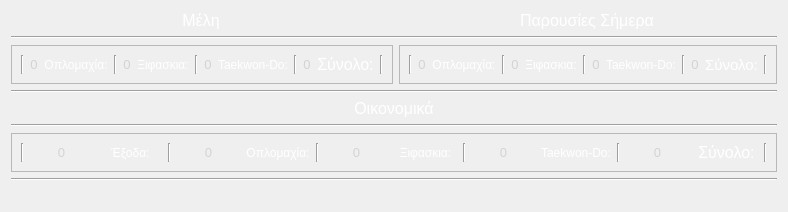
     <widget class="QWidget" name="home_page">
      <layout class="QGridLayout" name="gridLayout_3">
       <item row="0" column="0">
        <layout class="QVBoxLayout" name="verticalLayout_4">
         <item>
          <layout class="QHBoxLayout" name="horizontalLayout_12">
           <item>
            <widget class="QLabel" name="title_members_lb">
             <property name="sizePolicy">
              <sizepolicy hsizetype="Preferred" vsizetype="Maximum">
               <horstretch>0</horstretch>
               <verstretch>0</verstretch>
              </sizepolicy>
             </property>
             <property name="font">
              <font>
               <pointsize>12</pointsize>
              </font>
             </property>
             <property name="styleSheet">
              <string notr="true">color: rgb(255, 255, 255);</string>
             </property>
             <property name="text">
              <string>Μέλη</string>
             </property>
             <property name="alignment">
              <set>Qt::AlignCenter</set>
             </property>
            </widget>
           </item>
           <item>
            <widget class="QLabel" name="title_present_lb">
             <property name="font">
              <font>
               <pointsize>12</pointsize>
              </font>
             </property>
             <property name="styleSheet">
              <string notr="true">color: rgb(255, 255, 255);</string>
             </property>
             <property name="text">
              <string>Παρουσίες Σήμερα</string>
             </property>
             <property name="alignment">
              <set>Qt::AlignCenter</set>
             </property>
            </widget>
           </item>
          </layout>
         </item>
         <item>
          <widget class="Line" name="linetop_row1">
           <property name="orientation">
            <enum>Qt::Horizontal</enum>
           </property>
          </widget>
         </item>
         <item>
          <layout class="QHBoxLayout" name="horizontalLayout_13">
           <item>
            <widget class="QFrame" name="home_row1_col1_memb">
             <property name="frameShape">
              <enum>QFrame::StyledPanel</enum>
             </property>
             <property name="frameShadow">
              <enum>QFrame::Raised</enum>
             </property>
             <layout class="QHBoxLayout" name="horizontalLayout_3">
              <item>
               <widget class="Line" name="line_4">
                <property name="orientation">
                 <enum>Qt::Vertical</enum>
                </property>
               </widget>
              </item>
              <item>
               <widget class="QLabel" name="sum_oplo">
                <property name="sizePolicy">
                 <sizepolicy hsizetype="Preferred" vsizetype="Maximum">
                  <horstretch>0</horstretch>
                  <verstretch>0</verstretch>
                 </sizepolicy>
                </property>
                <property name="font">
                 <font>
                  <pointsize>10</pointsize>
                 </font>
                </property>
                <property name="styleSheet">
                 <string notr="true">background-color: &quot;#2c3531&quot;;
color: rgb(211, 211, 211);</string>
                </property>
                <property name="text">
                 <string>0</string>
                </property>
                <property name="scaledContents">
                 <bool>false</bool>
                </property>
                <property name="alignment">
                 <set>Qt::AlignCenter</set>
                </property>
               </widget>
              </item>
              <item>
               <widget class="QLabel" name="sum_members_lb_4">
                <property name="styleSheet">
                 <string notr="true">color: rgb(255, 255, 255);</string>
                </property>
                <property name="text">
                 <string>Οπλομαχία:</string>
                </property>
                <property name="alignment">
                 <set>Qt::AlignCenter</set>
                </property>
               </widget>
              </item>
              <item>
               <widget class="Line" name="line_3">
                <property name="orientation">
                 <enum>Qt::Vertical</enum>
                </property>
               </widget>
              </item>
              <item>
               <widget class="QLabel" name="sum_fencing">
                <property name="sizePolicy">
                 <sizepolicy hsizetype="Preferred" vsizetype="Maximum">
                  <horstretch>0</horstretch>
                  <verstretch>0</verstretch>
                 </sizepolicy>
                </property>
                <property name="font">
                 <font>
                  <pointsize>10</pointsize>
                 </font>
                </property>
                <property name="styleSheet">
                 <string notr="true">background-color: &quot;#2c3531&quot;;
color: rgb(211, 211, 211);</string>
                </property>
                <property name="text">
                 <string>0</string>
                </property>
                <property name="scaledContents">
                 <bool>false</bool>
                </property>
                <property name="alignment">
                 <set>Qt::AlignCenter</set>
                </property>
               </widget>
              </item>
              <item>
               <widget class="QLabel" name="sum_members_lb_3">
                <property name="styleSheet">
                 <string notr="true">color: rgb(255, 255, 255);</string>
                </property>
                <property name="text">
                 <string>Ξιφασκια:</string>
                </property>
                <property name="alignment">
                 <set>Qt::AlignCenter</set>
                </property>
               </widget>
              </item>
              <item>
               <widget class="Line" name="line_2">
                <property name="orientation">
                 <enum>Qt::Vertical</enum>
                </property>
               </widget>
              </item>
              <item>
               <widget class="QLabel" name="sum_tkd">
                <property name="sizePolicy">
                 <sizepolicy hsizetype="Preferred" vsizetype="Maximum">
                  <horstretch>0</horstretch>
                  <verstretch>0</verstretch>
                 </sizepolicy>
                </property>
                <property name="font">
                 <font>
                  <pointsize>10</pointsize>
                 </font>
                </property>
                <property name="styleSheet">
                 <string notr="true">background-color: &quot;#2c3531&quot;;
color: rgb(211, 211, 211);</string>
                </property>
                <property name="text">
                 <string>0</string>
                </property>
                <property name="scaledContents">
                 <bool>false</bool>
                </property>
                <property name="alignment">
                 <set>Qt::AlignCenter</set>
                </property>
               </widget>
              </item>
              <item>
               <widget class="QLabel" name="sum_members_lb_2">
                <property name="styleSheet">
                 <string notr="true">color: rgb(255, 255, 255);</string>
                </property>
                <property name="text">
                 <string>Taekwon-Do:</string>
                </property>
                <property name="alignment">
                 <set>Qt::AlignCenter</set>
                </property>
               </widget>
              </item>
              <item>
               <widget class="Line" name="line">
                <property name="frameShadow">
                 <enum>QFrame::Sunken</enum>
                </property>
                <property name="orientation">
                 <enum>Qt::Vertical</enum>
                </property>
               </widget>
              </item>
              <item alignment="Qt::AlignVCenter">
               <widget class="QLabel" name="sum_members">
                <property name="font">
                 <font>
                  <pointsize>10</pointsize>
                 </font>
                </property>
                <property name="styleSheet">
                 <string notr="true">background-color: &quot;#2c3531&quot;;
color: rgb(211, 211, 211);</string>
                </property>
                <property name="text">
                 <string>0</string>
                </property>
                <property name="scaledContents">
                 <bool>false</bool>
                </property>
                <property name="alignment">
                 <set>Qt::AlignCenter</set>
                </property>
               </widget>
              </item>
              <item>
               <widget class="QLabel" name="sum_members_lb">
                <property name="font">
                 <font>
                  <pointsize>12</pointsize>
                 </font>
                </property>
                <property name="styleSheet">
                 <string notr="true">color: rgb(255, 255, 255);</string>
                </property>
                <property name="text">
                 <string>Σύνολο:</string>
                </property>
                <property name="alignment">
                 <set>Qt::AlignCenter</set>
                </property>
               </widget>
              </item>
              <item>
               <widget class="Line" name="line_7">
                <property name="orientation">
                 <enum>Qt::Vertical</enum>
                </property>
               </widget>
              </item>
             </layout>
            </widget>
           </item>
           <item>
            <widget class="QFrame" name="home_row1_col2_pre">
             <property name="frameShape">
              <enum>QFrame::StyledPanel</enum>
             </property>
             <property name="frameShadow">
              <enum>QFrame::Raised</enum>
             </property>
             <layout class="QHBoxLayout" name="horizontalLayout_4">
              <item>
               <widget class="Line" name="line_9">
                <property name="orientation">
                 <enum>Qt::Vertical</enum>
                </property>
               </widget>
              </item>
              <item>
               <widget class="QLabel" name="sum_oplo_pre">
                <property name="sizePolicy">
                 <sizepolicy hsizetype="Preferred" vsizetype="Maximum">
                  <horstretch>0</horstretch>
                  <verstretch>0</verstretch>
                 </sizepolicy>
                </property>
                <property name="font">
                 <font>
                  <pointsize>10</pointsize>
                 </font>
                </property>
                <property name="styleSheet">
                 <string notr="true">background-color: &quot;#2c3531&quot;;
color: rgb(211, 211, 211);</string>
                </property>
                <property name="text">
                 <string>0</string>
                </property>
                <property name="scaledContents">
                 <bool>false</bool>
                </property>
                <property name="alignment">
                 <set>Qt::AlignCenter</set>
                </property>
               </widget>
              </item>
              <item>
               <widget class="QLabel" name="oplo_pres_lb">
                <property name="styleSheet">
                 <string notr="true">color: rgb(255, 255, 255);</string>
                </property>
                <property name="text">
                 <string>Οπλομαχία:</string>
                </property>
                <property name="alignment">
                 <set>Qt::AlignCenter</set>
                </property>
               </widget>
              </item>
              <item>
               <widget class="Line" name="line_10">
                <property name="orientation">
                 <enum>Qt::Vertical</enum>
                </property>
               </widget>
              </item>
              <item>
               <widget class="QLabel" name="sum_fencing_pre">
                <property name="sizePolicy">
                 <sizepolicy hsizetype="Preferred" vsizetype="Maximum">
                  <horstretch>0</horstretch>
                  <verstretch>0</verstretch>
                 </sizepolicy>
                </property>
                <property name="font">
                 <font>
                  <pointsize>10</pointsize>
                 </font>
                </property>
                <property name="styleSheet">
                 <string notr="true">background-color: &quot;#2c3531&quot;;
color: rgb(211, 211, 211);</string>
                </property>
                <property name="text">
                 <string>0</string>
                </property>
                <property name="scaledContents">
                 <bool>false</bool>
                </property>
                <property name="alignment">
                 <set>Qt::AlignCenter</set>
                </property>
               </widget>
              </item>
              <item>
               <widget class="QLabel" name="fencing_pres_lb">
                <property name="styleSheet">
                 <string notr="true">color: rgb(255, 255, 255);</string>
                </property>
                <property name="text">
                 <string>Ξιφασκια:</string>
                </property>
                <property name="alignment">
                 <set>Qt::AlignCenter</set>
                </property>
               </widget>
              </item>
              <item>
               <widget class="Line" name="line_11">
                <property name="orientation">
                 <enum>Qt::Vertical</enum>
                </property>
               </widget>
              </item>
              <item>
               <widget class="QLabel" name="sum_tkd_pre">
                <property name="sizePolicy">
                 <sizepolicy hsizetype="Preferred" vsizetype="Maximum">
                  <horstretch>0</horstretch>
                  <verstretch>0</verstretch>
                 </sizepolicy>
                </property>
                <property name="font">
                 <font>
                  <pointsize>10</pointsize>
                 </font>
                </property>
                <property name="styleSheet">
                 <string notr="true">background-color: &quot;#2c3531&quot;;
color: rgb(211, 211, 211);</string>
                </property>
                <property name="text">
                 <string>0</string>
                </property>
                <property name="scaledContents">
                 <bool>false</bool>
                </property>
                <property name="alignment">
                 <set>Qt::AlignCenter</set>
                </property>
               </widget>
              </item>
              <item>
               <widget class="QLabel" name="tae_pre_lb">
                <property name="styleSheet">
                 <string notr="true">color: rgb(255, 255, 255);</string>
                </property>
                <property name="text">
                 <string>Taekwon-Do:</string>
                </property>
                <property name="alignment">
                 <set>Qt::AlignCenter</set>
                </property>
               </widget>
              </item>
              <item>
               <widget class="Line" name="line_12">
                <property name="frameShadow">
                 <enum>QFrame::Sunken</enum>
                </property>
                <property name="orientation">
                 <enum>Qt::Vertical</enum>
                </property>
               </widget>
              </item>
              <item alignment="Qt::AlignVCenter">
               <widget class="QLabel" name="sum_pres">
                <property name="font">
                 <font>
                  <pointsize>10</pointsize>
                 </font>
                </property>
                <property name="styleSheet">
                 <string notr="true">background-color: &quot;#2c3531&quot;;
color: rgb(211, 211, 211);</string>
                </property>
                <property name="text">
                 <string>0</string>
                </property>
                <property name="scaledContents">
                 <bool>false</bool>
                </property>
                <property name="alignment">
                 <set>Qt::AlignCenter</set>
                </property>
               </widget>
              </item>
              <item>
               <widget class="QLabel" name="sum_pres_lb">
                <property name="font">
                 <font>
                  <pointsize>11</pointsize>
                 </font>
                </property>
                <property name="styleSheet">
                 <string notr="true">color: rgb(255, 255, 255);</string>
                </property>
                <property name="text">
                 <string>Σύνολο:</string>
                </property>
                <property name="alignment">
                 <set>Qt::AlignCenter</set>
                </property>
               </widget>
              </item>
              <item>
               <widget class="Line" name="line_13">
                <property name="orientation">
                 <enum>Qt::Vertical</enum>
                </property>
               </widget>
              </item>
             </layout>
            </widget>
           </item>
          </layout>
         </item>
         <item>
          <widget class="Line" name="linebot_row1">
           <property name="orientation">
            <enum>Qt::Horizontal</enum>
           </property>
          </widget>
         </item>
         <item>
          <layout class="QVBoxLayout" name="verticalLayout_3">
           <item>
            <widget class="QLabel" name="title_eco_lb">
             <property name="font">
              <font>
               <pointsize>12</pointsize>
              </font>
             </property>
             <property name="styleSheet">
              <string notr="true">color: rgb(255, 255, 255);</string>
             </property>
             <property name="text">
              <string>Οικονομικά</string>
             </property>
             <property name="alignment">
              <set>Qt::AlignCenter</set>
             </property>
            </widget>
           </item>
           <item>
            <widget class="Line" name="linetop_row1_2">
             <property name="orientation">
              <enum>Qt::Horizontal</enum>
             </property>
            </widget>
           </item>
           <item>
            <layout class="QHBoxLayout" name="horizontalLayout_11">
             <item>
              <widget class="QFrame" name="home_row2_eco">
               <property name="frameShape">
                <enum>QFrame::StyledPanel</enum>
               </property>
               <property name="frameShadow">
                <enum>QFrame::Raised</enum>
               </property>
               <layout class="QHBoxLayout" name="horizontalLayout_6">
                <item>
                 <widget class="Line" name="line_21">
                  <property name="orientation">
                   <enum>Qt::Vertical</enum>
                  </property>
                 </widget>
                </item>
                <item>
                 <widget class="QLabel" name="expe_eco_lb">
                  <property name="sizePolicy">
                   <sizepolicy hsizetype="Minimum" vsizetype="Preferred">
                    <horstretch>0</horstretch>
                    <verstretch>0</verstretch>
                   </sizepolicy>
                  </property>
                  <property name="font">
                   <font>
                    <pointsize>10</pointsize>
                   </font>
                  </property>
                  <property name="styleSheet">
                   <string notr="true">background-color: &quot;#2c3531&quot;;
color: rgb(211, 211, 211);</string>
                  </property>
                  <property name="text">
                   <string>0</string>
                  </property>
                  <property name="scaledContents">
                   <bool>false</bool>
                  </property>
                  <property name="alignment">
                   <set>Qt::AlignCenter</set>
                  </property>
                 </widget>
                </item>
                <item>
                 <widget class="QLabel" name="exp_eco_title_lb">
                  <property name="styleSheet">
                   <string notr="true">color: rgb(255, 255, 255);</string>
                  </property>
                  <property name="text">
                   <string>Έξοδα:</string>
                  </property>
                  <property name="alignment">
                   <set>Qt::AlignCenter</set>
                  </property>
                 </widget>
                </item>
                <item>
                 <widget class="Line" name="line_5">
                  <property name="orientation">
                   <enum>Qt::Vertical</enum>
                  </property>
                 </widget>
                </item>
                <item>
                 <widget class="QLabel" name="oplo_eco_lb">
                  <property name="sizePolicy">
                   <sizepolicy hsizetype="Minimum" vsizetype="Preferred">
                    <horstretch>0</horstretch>
                    <verstretch>0</verstretch>
                   </sizepolicy>
                  </property>
                  <property name="font">
                   <font>
                    <pointsize>10</pointsize>
                   </font>
                  </property>
                  <property name="styleSheet">
                   <string notr="true">background-color: &quot;#2c3531&quot;;
color: rgb(211, 211, 211);</string>
                  </property>
                  <property name="text">
                   <string>0</string>
                  </property>
                  <property name="scaledContents">
                   <bool>false</bool>
                  </property>
                  <property name="alignment">
                   <set>Qt::AlignCenter</set>
                  </property>
                 </widget>
                </item>
                <item>
                 <widget class="QLabel" name="oplo_eco_title_lb">
                  <property name="styleSheet">
                   <string notr="true">color: rgb(255, 255, 255);</string>
                  </property>
                  <property name="text">
                   <string>Οπλομαχία:</string>
                  </property>
                  <property name="alignment">
                   <set>Qt::AlignCenter</set>
                  </property>
                 </widget>
                </item>
                <item>
                 <widget class="Line" name="line_6">
                  <property name="orientation">
                   <enum>Qt::Vertical</enum>
                  </property>
                 </widget>
                </item>
                <item>
                 <widget class="QLabel" name="fencing_eco_lb">
                  <property name="sizePolicy">
                   <sizepolicy hsizetype="Minimum" vsizetype="Preferred">
                    <horstretch>0</horstretch>
                    <verstretch>0</verstretch>
                   </sizepolicy>
                  </property>
                  <property name="font">
                   <font>
                    <pointsize>10</pointsize>
                   </font>
                  </property>
                  <property name="styleSheet">
                   <string notr="true">background-color: &quot;#2c3531&quot;;
color: rgb(211, 211, 211);</string>
                  </property>
                  <property name="text">
                   <string>0</string>
                  </property>
                  <property name="scaledContents">
                   <bool>false</bool>
                  </property>
                  <property name="alignment">
                   <set>Qt::AlignCenter</set>
                  </property>
                 </widget>
                </item>
                <item>
                 <widget class="QLabel" name="fenc_eco_title_lb">
                  <property name="styleSheet">
                   <string notr="true">color: rgb(255, 255, 255);</string>
                  </property>
                  <property name="text">
                   <string>Ξιφασκια:</string>
                  </property>
                  <property name="alignment">
                   <set>Qt::AlignCenter</set>
                  </property>
                 </widget>
                </item>
                <item>
                 <widget class="Line" name="line_18">
                  <property name="orientation">
                   <enum>Qt::Vertical</enum>
                  </property>
                 </widget>
                </item>
                <item>
                 <widget class="QLabel" name="tkd_eco_lb">
                  <property name="sizePolicy">
                   <sizepolicy hsizetype="Minimum" vsizetype="Preferred">
                    <horstretch>0</horstretch>
                    <verstretch>0</verstretch>
                   </sizepolicy>
                  </property>
                  <property name="font">
                   <font>
                    <pointsize>10</pointsize>
                   </font>
                  </property>
                  <property name="styleSheet">
                   <string notr="true">background-color: &quot;#2c3531&quot;;
color: rgb(211, 211, 211);</string>
                  </property>
                  <property name="text">
                   <string>0</string>
                  </property>
                  <property name="scaledContents">
                   <bool>false</bool>
                  </property>
                  <property name="alignment">
                   <set>Qt::AlignCenter</set>
                  </property>
                 </widget>
                </item>
                <item>
                 <widget class="QLabel" name="tkd_eco_title_lb">
                  <property name="styleSheet">
                   <string notr="true">color: rgb(255, 255, 255);</string>
                  </property>
                  <property name="text">
                   <string>Taekwon-Do:</string>
                  </property>
                  <property name="alignment">
                   <set>Qt::AlignCenter</set>
                  </property>
                 </widget>
                </item>
                <item>
                 <widget class="Line" name="line_19">
                  <property name="frameShadow">
                   <enum>QFrame::Sunken</enum>
                  </property>
                  <property name="orientation">
                   <enum>Qt::Vertical</enum>
                  </property>
                 </widget>
                </item>
                <item alignment="Qt::AlignVCenter">
                 <widget class="QLabel" name="sum_eco_lb">
                  <property name="sizePolicy">
                   <sizepolicy hsizetype="Minimum" vsizetype="Preferred">
                    <horstretch>0</horstretch>
                    <verstretch>0</verstretch>
                   </sizepolicy>
                  </property>
                  <property name="font">
                   <font>
                    <pointsize>10</pointsize>
                   </font>
                  </property>
                  <property name="styleSheet">
                   <string notr="true">background-color: &quot;#2c3531&quot;;
color: rgb(211, 211, 211);</string>
                  </property>
                  <property name="text">
                   <string>0</string>
                  </property>
                  <property name="scaledContents">
                   <bool>false</bool>
                  </property>
                  <property name="alignment">
                   <set>Qt::AlignCenter</set>
                  </property>
                 </widget>
                </item>
                <item>
                 <widget class="QLabel" name="sum_eco_title_lb">
                  <property name="font">
                   <font>
                    <pointsize>12</pointsize>
                   </font>
                  </property>
                  <property name="styleSheet">
                   <string notr="true">color: rgb(255, 255, 255);</string>
                  </property>
                  <property name="text">
                   <string>Σύνολο:</string>
                  </property>
                  <property name="alignment">
                   <set>Qt::AlignCenter</set>
                  </property>
                 </widget>
                </item>
                <item>
                 <widget class="Line" name="line_20">
                  <property name="orientation">
                   <enum>Qt::Vertical</enum>
                  </property>
                 </widget>
                </item>
               </layout>
              </widget>
             </item>
            </layout>
           </item>
           <item>
            <widget class="Line" name="linetop_row1_3">
             <property name="orientation">
              <enum>Qt::Horizontal</enum>
             </property>
            </widget>
           </item>
           <item>
            <widget class="QLabel" name="label_13">
             <property name="sizePolicy">
              <sizepolicy hsizetype="Preferred" vsizetype="Expanding">
               <horstretch>0</horstretch>
               <verstretch>0</verstretch>
              </sizepolicy>
             </property>
             <property name="text">
              <string/>
             </property>
            </widget>
           </item>
          </layout>
         </item>
        </layout>
       </item>
      </layout>
     </widget>
